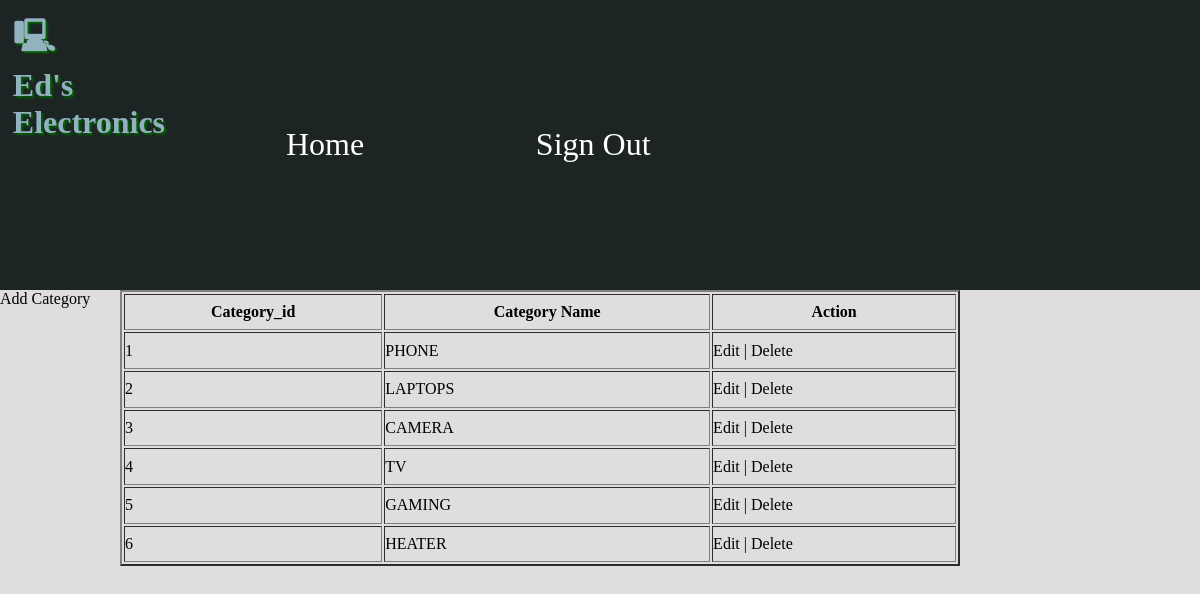
Screenshot of /admin/managecate.php with the database file from the repository.
### tables this page shows
CREATE TABLE `tbl_category` (
  `category_id` int(11) NOT NULL,
  `category_name` varchar(255) NOT NULL
);

### admin/managecate.php (the view, shortened to what this page needs)
<?php
	include'databaselink.php';
	include 'form_header.php';
	$users = $pdo->prepare("SELECT * FROM tbl_category");
	$users->execute();
	?>
	<a href="addcategory.php">Add Category</a>
	<table border="2">
		<tr>
			<th>Category_id</th>
			<th>Category Name</th>
			<th>Action</th>
		</tr>
<?php
	$sn = 1;
	foreach ($users as $user) {
		echo '<tr>';
		echo '<td>' . $sn++ . '</td>';
		echo '<td>' . $user['category_name'] . '</td>';
		echo '<td><a href="editcategory.php?eid='. $user['category_id'].'">Edit</a> | <a href="deletecate.php?did='. $user['category_id'].'">Delete</a></td>' ;
		echo '</tr>';
	}
?>
</table>

### css/electronics.css (style rules this page uses)
* { margin: 0; padding: 0; }
a { text-decoration: none;color: black; }

### rows the page displays
tbl_category: category_name "PHONE"
tbl_category: category_name "LAPTOPS"
tbl_category: category_name "CAMERA"
tbl_category: category_name "TV"
tbl_category: category_name "GAMING"
tbl_category: category_name "HEATER"
